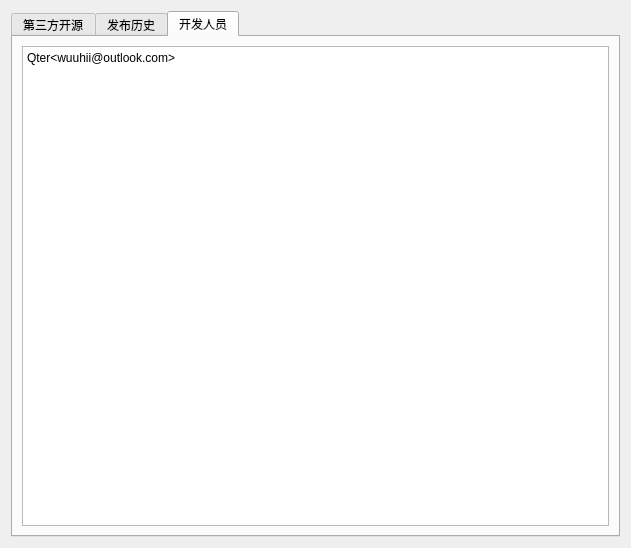
<?xml version="1.0" encoding="UTF-8"?>
<ui version="4.0">
 <class>SAKMoreInformation</class>
 <widget class="QDialog" name="SAKMoreInformation">
  <property name="geometry">
   <rect>
    <x>0</x>
    <y>0</y>
    <width>631</width>
    <height>548</height>
   </rect>
  </property>
  <property name="windowTitle">
   <string>关于软件</string>
  </property>
  <layout class="QVBoxLayout" name="verticalLayout">
   <item>
    <widget class="QTabWidget" name="tabWidget">
     <property name="currentIndex">
      <number>2</number>
     </property>
     <property name="elideMode">
      <enum>Qt::ElideNone</enum>
     </property>
     <widget class="QWidget" name="tanks">
      <attribute name="title">
       <string>第三方开源</string>
      </attribute>
      <layout class="QVBoxLayout" name="verticalLayout_3">
       <item>
        <widget class="QTextBrowser" name="textBrowserThanks">
         <property name="html">
          <string>&lt;!DOCTYPE HTML PUBLIC &quot;-//W3C//DTD HTML 4.0//EN&quot; &quot;http://www.w3.org/TR/REC-html40/strict.dtd&quot;&gt;
&lt;html&gt;&lt;head&gt;&lt;meta name=&quot;qrichtext&quot; content=&quot;1&quot; /&gt;&lt;style type=&quot;text/css&quot;&gt;
p, li { white-space: pre-wrap; }
&lt;/style&gt;&lt;/head&gt;&lt;body style=&quot; font-family:'SimSun'; font-size:9pt; font-weight:400; font-style:normal;&quot;&gt;
&lt;p style=&quot; margin-top:0px; margin-bottom:0px; margin-left:0px; margin-right:0px; -qt-block-indent:0; text-indent:0px;&quot;&gt;&lt;span style=&quot; font-weight:600;&quot;&gt;libusb&lt;/span&gt;&lt;/p&gt;
&lt;p style=&quot; margin-top:0px; margin-bottom:0px; margin-left:0px; margin-right:0px; -qt-block-indent:0; text-indent:0px;&quot;&gt;https://github.com/libusb/libusb&lt;/p&gt;
&lt;p style=&quot; margin-top:0px; margin-bottom:0px; margin-left:0px; margin-right:0px; -qt-block-indent:0; text-indent:0px;&quot;&gt;&lt;span style=&quot; font-weight:600;&quot;&gt;hidapi&lt;/span&gt;&lt;/p&gt;
&lt;p style=&quot; margin-top:0px; margin-bottom:0px; margin-left:0px; margin-right:0px; -qt-block-indent:0; text-indent:0px;&quot;&gt;https://github.com/libusb/hidapi &lt;/p&gt;&lt;/body&gt;&lt;/html&gt;</string>
         </property>
        </widget>
       </item>
      </layout>
     </widget>
     <widget class="QWidget" name="history">
      <attribute name="title">
       <string>发布历史</string>
      </attribute>
      <layout class="QVBoxLayout" name="verticalLayout_2">
       <item>
        <widget class="QTextBrowser" name="textBrowserHistory">
         <property name="html">
          <string>&lt;!DOCTYPE HTML PUBLIC &quot;-//W3C//DTD HTML 4.0//EN&quot; &quot;http://www.w3.org/TR/REC-html40/strict.dtd&quot;&gt;
&lt;html&gt;&lt;head&gt;&lt;meta name=&quot;qrichtext&quot; content=&quot;1&quot; /&gt;&lt;style type=&quot;text/css&quot;&gt;
p, li { white-space: pre-wrap; }
&lt;/style&gt;&lt;/head&gt;&lt;body style=&quot; font-family:'SimSun'; font-size:9pt; font-weight:400; font-style:normal;&quot;&gt;
&lt;p style=&quot; margin-top:0px; margin-bottom:0px; margin-left:0px; margin-right:0px; -qt-block-indent:0; text-indent:0px;&quot;&gt;v2.0.0  2019年09月15日&lt;/p&gt;
&lt;p style=&quot; margin-top:0px; margin-bottom:0px; margin-left:0px; margin-right:0px; -qt-block-indent:0; text-indent:0px;&quot;&gt;    01. 重构内部逻辑，优化io设备的读写功能&lt;/p&gt;
&lt;p style=&quot; margin-top:0px; margin-bottom:0px; margin-left:0px; margin-right:0px; -qt-block-indent:0; text-indent:0px;&quot;&gt;    02. crc计算器添加更多crc参数模型&lt;/p&gt;
&lt;p style=&quot; margin-top:0px; margin-bottom:0px; margin-left:0px; margin-right:0px; -qt-block-indent:0; text-indent:0px;&quot;&gt;    03. 添加自动回复功能&lt;/p&gt;
&lt;p style=&quot; margin-top:0px; margin-bottom:0px; margin-left:0px; margin-right:0px; -qt-block-indent:0; text-indent:0px;&quot;&gt;    04. 添加数据转发功能&lt;/p&gt;
&lt;p style=&quot; margin-top:0px; margin-bottom:0px; margin-left:0px; margin-right:0px; -qt-block-indent:0; text-indent:0px;&quot;&gt;    05. 发送数据添加预设置功能&lt;/p&gt;
&lt;p style=&quot; margin-top:0px; margin-bottom:0px; margin-left:0px; margin-right:0px; -qt-block-indent:0; text-indent:0px;&quot;&gt;    06. 添加数据吞吐量统计功能&lt;/p&gt;
&lt;p style=&quot; margin-top:0px; margin-bottom:0px; margin-left:0px; margin-right:0px; -qt-block-indent:0; text-indent:0px;&quot;&gt;    07. 添加调试页面的动态添加功能&lt;/p&gt;
&lt;p style=&quot; margin-top:0px; margin-bottom:0px; margin-left:0px; margin-right:0px; -qt-block-indent:0; text-indent:0px;&quot;&gt;    08. 提供更多的皮肤样式&lt;/p&gt;
&lt;p style=&quot;-qt-paragraph-type:empty; margin-top:0px; margin-bottom:0px; margin-left:0px; margin-right:0px; -qt-block-indent:0; text-indent:0px;&quot;&gt;&lt;br /&gt;&lt;/p&gt;
&lt;p style=&quot; margin-top:0px; margin-bottom:0px; margin-left:0px; margin-right:0px; -qt-block-indent:0; text-indent:0px;&quot;&gt;v1.2.2  2019年04月19日&lt;/p&gt;
&lt;p style=&quot; margin-top:0px; margin-bottom:0px; margin-left:0px; margin-right:0px; -qt-block-indent:0; text-indent:0px;&quot;&gt;    01. 优化高亮设置ui交互&lt;/p&gt;
&lt;p style=&quot;-qt-paragraph-type:empty; margin-top:0px; margin-bottom:0px; margin-left:0px; margin-right:0px; -qt-block-indent:0; text-indent:0px;&quot;&gt;&lt;br /&gt;&lt;/p&gt;
&lt;p style=&quot; margin-top:0px; margin-bottom:0px; margin-left:0px; margin-right:0px; -qt-block-indent:0; text-indent:0px;&quot;&gt;v1.2.1  2019年03月22日&lt;/p&gt;
&lt;p style=&quot; margin-top:0px; margin-bottom:0px; margin-left:0px; margin-right:0px; -qt-block-indent:0; text-indent:0px;&quot;&gt;    01. 修复串口自收发输出空数据的bug&lt;/p&gt;
&lt;p style=&quot;-qt-paragraph-type:empty; margin-top:0px; margin-bottom:0px; margin-left:0px; margin-right:0px; -qt-block-indent:0; text-indent:0px;&quot;&gt;&lt;br /&gt;&lt;/p&gt;
&lt;p style=&quot; margin-top:0px; margin-bottom:0px; margin-left:0px; margin-right:0px; -qt-block-indent:0; text-indent:0px;&quot;&gt;v1.2.0  2019年03月22日&lt;/p&gt;
&lt;p style=&quot; margin-top:0px; margin-bottom:0px; margin-left:0px; margin-right:0px; -qt-block-indent:0; text-indent:0px;&quot;&gt;    01. 添加读写延时参数设置功能&lt;/p&gt;
&lt;p style=&quot; margin-top:0px; margin-bottom:0px; margin-left:0px; margin-right:0px; -qt-block-indent:0; text-indent:0px;&quot;&gt;    &lt;/p&gt;
&lt;p style=&quot; margin-top:0px; margin-bottom:0px; margin-left:0px; margin-right:0px; -qt-block-indent:0; text-indent:0px;&quot;&gt;v1.1.0  2019年03月10日&lt;/p&gt;
&lt;p style=&quot; margin-top:0px; margin-bottom:0px; margin-left:0px; margin-right:0px; -qt-block-indent:0; text-indent:0px;&quot;&gt;    01. 添加皮肤切换功能&lt;/p&gt;
&lt;p style=&quot; margin-top:0px; margin-bottom:0px; margin-left:0px; margin-right:0px; -qt-block-indent:0; text-indent:0px;&quot;&gt;    02. 添加发送数据输出显示功能&lt;/p&gt;
&lt;p style=&quot; margin-top:0px; margin-bottom:0px; margin-left:0px; margin-right:0px; -qt-block-indent:0; text-indent:0px;&quot;&gt;    03. 修复已知bug&lt;/p&gt;
&lt;p style=&quot;-qt-paragraph-type:empty; margin-top:0px; margin-bottom:0px; margin-left:0px; margin-right:0px; -qt-block-indent:0; text-indent:0px;&quot;&gt;&lt;br /&gt;&lt;/p&gt;
&lt;p style=&quot; margin-top:0px; margin-bottom:0px; margin-left:0px; margin-right:0px; -qt-block-indent:0; text-indent:0px;&quot;&gt;v1.0.0 2019年02月23日&lt;/p&gt;
&lt;p style=&quot; margin-top:0px; margin-bottom:0px; margin-left:0px; margin-right:0px; -qt-block-indent:0; text-indent:0px;&quot;&gt;    全新发布&lt;/p&gt;&lt;/body&gt;&lt;/html&gt;</string>
         </property>
        </widget>
       </item>
      </layout>
     </widget>
     <widget class="QWidget" name="author">
      <attribute name="title">
       <string>开发人员</string>
      </attribute>
      <layout class="QVBoxLayout" name="verticalLayout_4">
       <item>
        <widget class="QTextBrowser" name="textBrowserAuthor">
         <property name="html">
          <string>&lt;!DOCTYPE HTML PUBLIC &quot;-//W3C//DTD HTML 4.0//EN&quot; &quot;http://www.w3.org/TR/REC-html40/strict.dtd&quot;&gt;
&lt;html&gt;&lt;head&gt;&lt;meta name=&quot;qrichtext&quot; content=&quot;1&quot; /&gt;&lt;style type=&quot;text/css&quot;&gt;
p, li { white-space: pre-wrap; }
&lt;/style&gt;&lt;/head&gt;&lt;body style=&quot; font-family:'SimSun'; font-size:9pt; font-weight:400; font-style:normal;&quot;&gt;
&lt;p style=&quot; margin-top:0px; margin-bottom:0px; margin-left:0px; margin-right:0px; -qt-block-indent:0; text-indent:0px;&quot;&gt;Qter&amp;lt;wuuhii@outlook.com&amp;gt;&lt;/p&gt;&lt;/body&gt;&lt;/html&gt;</string>
         </property>
        </widget>
       </item>
      </layout>
     </widget>
    </widget>
   </item>
  </layout>
 </widget>
 <resources/>
 <connections/>
</ui>
